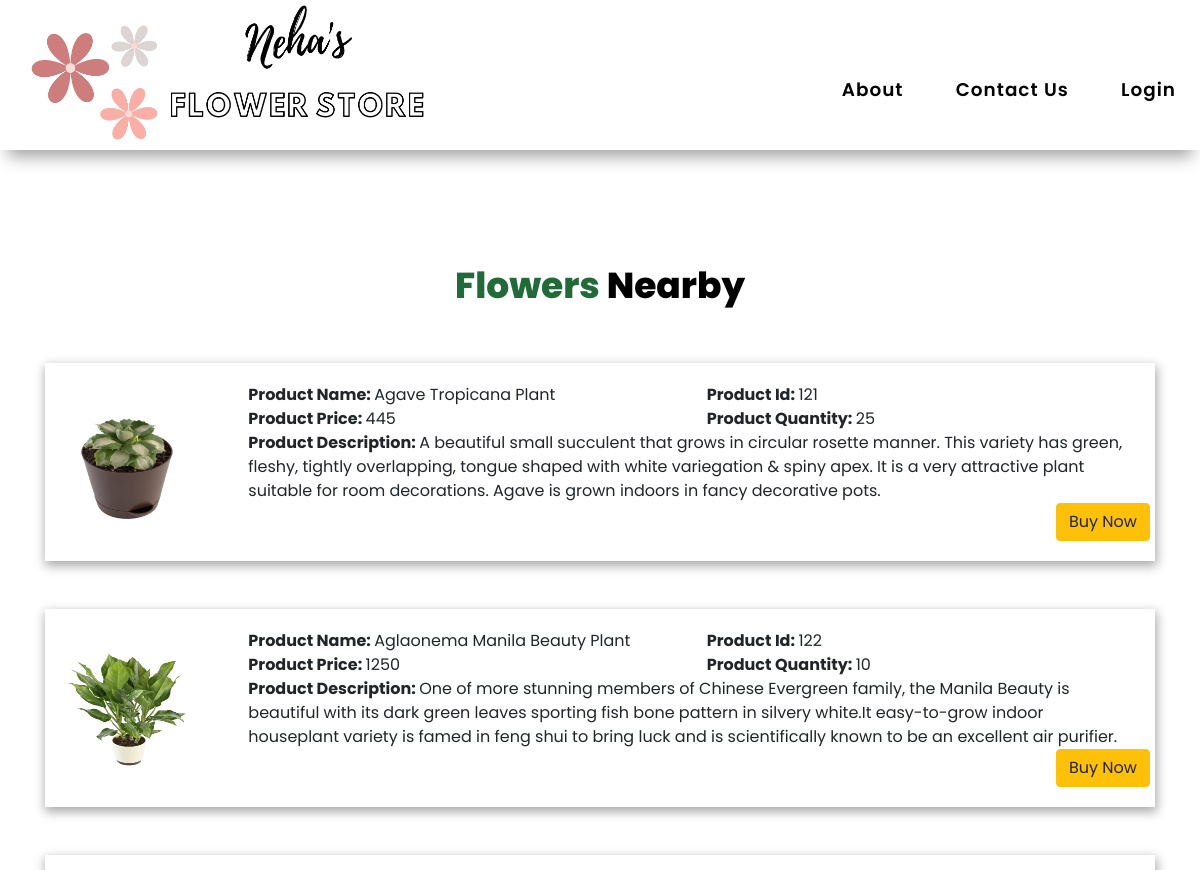
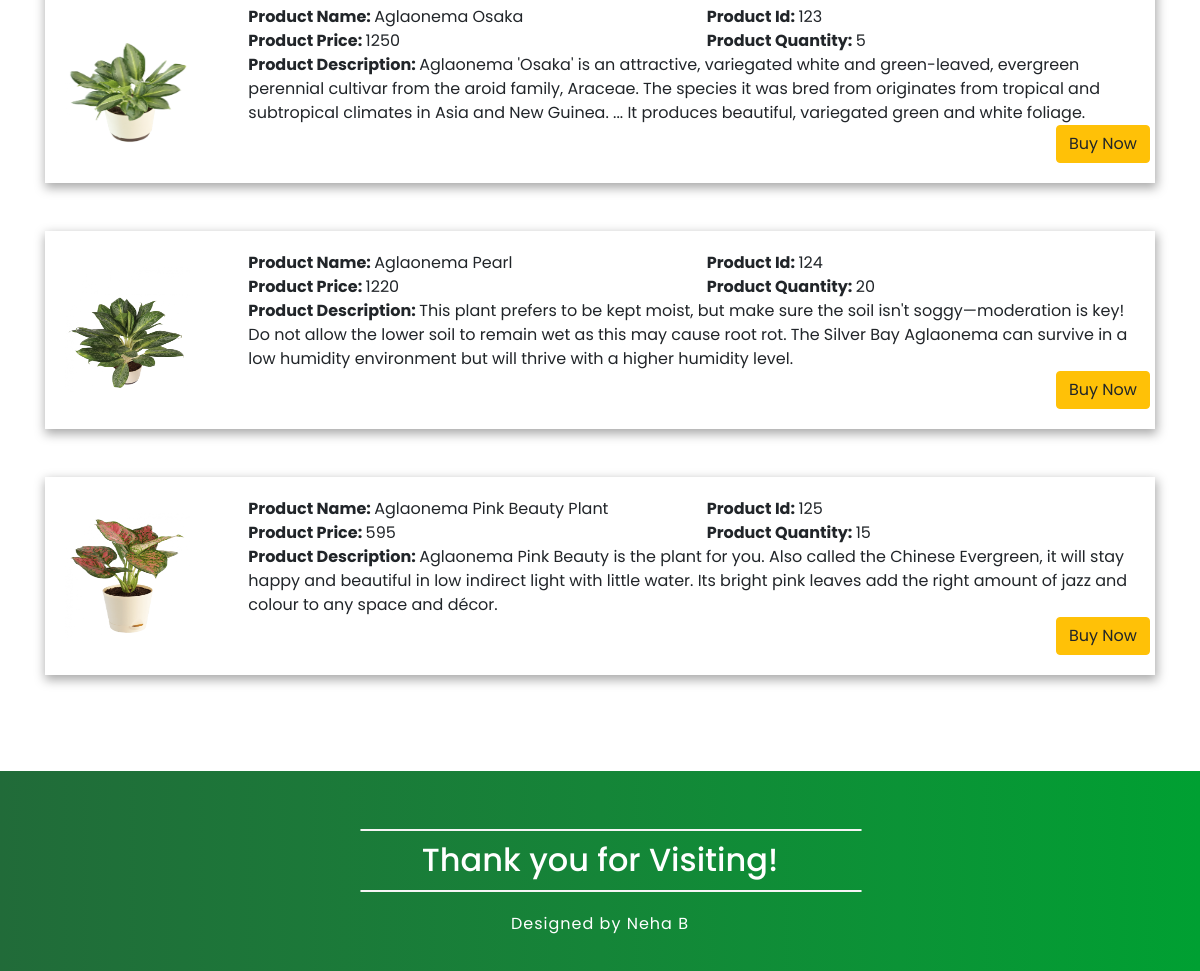
The app's page /nurserylist/Merchant1 with its own data (2 pictures, top to bottom).
### herbworldapp/models.py (models this page shows, shortened)
class Product(models.Model):
    name = models.CharField(max_length=50)
    price = models.IntegerField(default=0)
    quantity = models.IntegerField(default=0)
    product_id = models.CharField(max_length=50)
    nursery_id = models.CharField(max_length=50)
    description = models.CharField(max_length=300)
    product_image = models.ImageField(
        null=True, upload_to="herbworldapp/images/", default="herbworldapp/images")

### herbworldapp/views.py (the view)
# urls.py: path("nurserylist/<username>", views.showNurseryProducts,
def showNurseryProducts(request, username):
    props = Product.objects.filter(nursery_id=username)
    return render(request, 'herbworldapp/productlist.html', {'props': props})

### herbworldapp/templates/herbworldapp/productlist.html (shortened to what this page needs)
{% extends 'herbworldapp/basic.html' %}
{% load static %}
{% block body %}
<div class="container">
  <div class="row">
    <div class="col text-center">
      <div class="row  mt-5 mb-5 pt-3">
        <div class="col text-center">
          <h2 class="loginheading"><span class="loginheading1">Flowers </span><span class="loginheading2">Nearby</span>
        </div>
      </div>
      {% for product in props %}
      <div class="row mb-5">
        <div class="col text-left">
          <div class="productdetails">
            <div class="row">
              <div class="col col-2">
                <img src="{{product.product_image.url}}" class="card-img-top cardimage mt-3" style="width:125px ; height:125px; margin-left: auto; margin-right: auto;">
              </div>
              <div class="col col-10">
                <div class="row">
                  <div class="col col-6">
                    <strong>Product Name: </strong> {{product.name}}
                  </div>
                  <div class="col col-6">
                    <strong>Product Id: </strong> {{product.product_id}}
                  </div>
                </div>
                <div class="row">
                  <div class="col col-6">
                    <strong>Product Price: </strong> {{product.price}}
                  </div>
                  <div class="col col-6">
                    <strong>Product Quantity: </strong> {{product.quantity}}
                  </div>
                </div>
                <div class="row">
                  <div class="col"><strong>Product Description: </strong> {{product.description}}</div>
                </div>
                <div class="row justify-content-end">
                  <button type="button buynow" class="btn btn-warning" data-toggle="modal"
                    data-target="#orderModal{{product.product_id}}">Buy Now</button>
                </div>
              </div>
              </div>
            </div>
        </div>
      </div>
      {% endfor %}
    </div>
  </div>
</div>
</div>
{% endblock %}

### herbworldapp/templates/herbworldapp/basic.html (shortened to what this page needs)
<!DOCTYPE html>
{% load static %}
<html lang="en">
<head>
  <link rel="stylesheet" href="https://cdnjs.cloudflare.com/ajax/libs/rateYo/2.3.2/jquery.rateyo.min.css">
  <link href="https://stackpath.bootstrapcdn.com/bootstrap/4.5.0/css/bootstrap.min.css" rel="stylesheet"
>
  <link href="https://cdnjs.cloudflare.com/ajax/libs/font-awesome/5.13.1/css/all.min.css" rel="stylesheet"
>
  <link rel="stylesheet" href="https://unpkg.com/aos@next/dist/aos.css" />
   <link rel="stylesheet" href="https://cdnjs.cloudflare.com/ajax/libs/font-awesome/4.7.0/css/font-awesome.min.css">
  <link rel="stylesheet" href="https://cdnjs.cloudflare.com/ajax/libs/simple-line-icons/2.5.5/css/simple-line-icons.min.css" />
</head>
<body>
<nav id="navbar" class="">
  <div class="nav-wrapper">
    <div class="logo">
      <a href="/"><img style="margin-top: 5px;" height="140px" width="400px" src="{% static '/images/logo.png' %}"> </a>
    </div>
    <ul id="menu" style="margin-top: 50px;">
      {% if user.is_authenticated %}
        {% if user.customer %}
          <li><a href="/nurserylist">Nursery Near Me</a></li>
          <li><a href="/myorders">My Orders</a></li>
        {% else %}
          <li><a href="/manageorders">Manage Orders</a></li>
          <li><a href="/manageproducts">Manage Products</a></li>
        {% endif %}
         <li><a href="/about">About</a></li>
      <li><a href="/contactus">Contact Us</a></li>
        <li><a href="/logout">Logout</a></li>
      {% else %}
       <li><a href="/about">About</a></li>
      <li><a href="/contactus">Contact Us</a></li>
      <li><a href="/login">Login</a></li>
      {% endif %}
    </ul>
  </div>
</nav>
      <div class = "maincontent" style="margin-top: 200px;">
         {% block body %}
      {%endblock%}
      <div class="contact" id="contact">
        <div class="container mt-5 pt-5">
            <hr class="conhr">
            <h2>Thank you for Visiting!</h2>
            <hr class="conhr">
            <div class="madewithlove">
                <p>Designed by Neha B</p>
            </div>
        </div>
    </div>
      <link rel="stylesheet" href="https://cdnjs.cloudflare.com/ajax/libs/rateYo/2.3.2/jquery.rateyo.min.css">
</body>
</html>

### records on screen
Product: product_image (picture), name "Agave Tropicana Plant", product_id "121", price "445", quantity "25", description "A beautiful small succulent that grows in circular rosette manner. This variety has green, fleshy, tightly overlapping, tongue shaped with white variegation & spiny apex. It is a very attractive plant suitable for room decorations. Agave is grown indoors in fancy decorative pots."
Product: product_image (picture), name "Aglaonema Manila Beauty Plant", product_id "122", price "1250", quantity "10", description "One of more stunning members of Chinese Evergreen family, the Manila Beauty is beautiful with its dark green leaves sporting fish bone pattern in silvery white.It easy-to-grow indoor houseplant variety is famed in feng shui to bring luck and is scientifically known to be an excellent air purifier."
Product: product_image (picture), name "Aglaonema Osaka", product_id "123", price "1250", quantity "5", description "Aglaonema 'Osaka' is an attractive, variegated white and green-leaved, evergreen perennial cultivar from the aroid family, Araceae. The species it was bred from originates from tropical and subtropical climates in Asia and New Guinea. ... It produces beautiful, variegated green and white foliage."
Product: product_image (picture), name "Aglaonema Pearl", product_id "124", price "1220", quantity "20", description "This plant prefers to be kept moist, but make sure the soil isn't soggy—moderation is key! Do not allow the lower soil to remain wet as this may cause root rot. The Silver Bay Aglaonema can survive in a low humidity environment but will thrive with a higher humidity level."
Product: product_image (picture), name "Aglaonema Pink Beauty Plant", product_id "125", price "595", quantity "15", description "Aglaonema Pink Beauty is the plant for you. Also called the Chinese Evergreen, it will stay happy and beautiful in low indirect light with little water. Its bright pink leaves add the right amount of jazz and colour to any space and décor."
